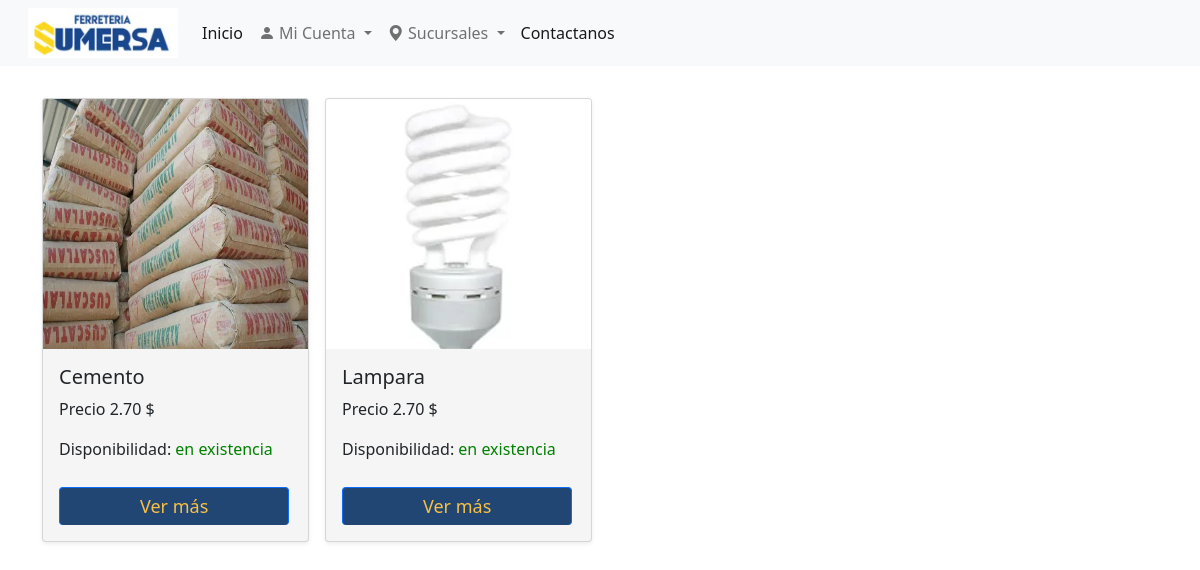
Page /?c=products&a=clientsop on the committed database.
### tables this page shows
CREATE TABLE IF NOT EXISTS `producto` (
  `ID_Producto` varchar(8) NOT NULL,
  `Descripcion` varchar(120) NOT NULL,
  `Nombrep` varchar(1000) NOT NULL,
  `Imagen` varchar(15) NOT NULL,
  `ID_Familia` varchar(8) NOT NULL,
  PRIMARY KEY (`ID_Producto`),
  KEY `ID_Familia` (`ID_Familia`)
);

CREATE TABLE IF NOT EXISTS `precio_cantidad` (
  `ID_PC` varchar(8) NOT NULL,
  `Precio_ST` float(10,2) DEFAULT NULL,
  `Precio_SS` float(10,2) DEFAULT NULL,
  `Precio_LO` float(10,2) DEFAULT NULL,
  `Precio_OP` float(10,2) DEFAULT NULL,
  `Precio_ZA` float(10,2) DEFAULT NULL,
  `Precio_SA` float(10,2) DEFAULT NULL,
  `Cantidad_ST` int(11) DEFAULT NULL,
  `Cantidad_SS` int(11) DEFAULT NULL,
  `Cantidad_LO` int(11) DEFAULT NULL,
  `Cantidad_OP` int(11) DEFAULT NULL,
  `Cantidad_ZA` int(11) DEFAULT NULL,
  `Cantidad_SA` int(11) DEFAULT NULL,
  `ID_Producto` varchar(8) NOT NULL,
  PRIMARY KEY (`ID_PC`),
  KEY `ID_Producto` (`ID_Producto`)
);

### Controllers/products.controller.php (called while the page is built, shortened)
<?php
require_once "Models/products.php";
class productscontroller{
    public function __CONSTRUCT(){
        $this->modelo=new products;
    }
    public function clientsop()
    {
        require_once "views/products/show-op-c.php";
    }
}

### index.php (called while the page is built)
<?php require_once 'Core/router.core.php';

### Models/DataBase.php (called while the page is built, shortened)
<?php
class BasedeDatos{
    public static function Conectar(){
        try{
            $conexion = new PDO
            ("mysql:host=".self::servidor.";dbname=".
            self::nombrebd.";charset=utf8",self::usuariobd,
            self::clave);
            $conexion->setAttribute(PDO::ATTR_ERRMODE,PDO::ERRMODE_EXCEPTION);
            return $conexion;
        }catch(PDOException $e){
            return "FALLO".$e->getMessage();
        }
    }
}

### Models/products.php (called while the page is built, shortened)
<?php
class products{
    private $pdo;
    public function __CONSTRUCT(){
        $this->pdo = BasedeDatos::Conectar();
    }
    public function showopall(){
        try{
            $consulta=$this->pdo->prepare("SELECT producto.ID_Producto,producto.Nombrep,producto.Descripcion,producto.Imagen,familia.Nombre,precio_cantidad.Precio_OP,precio_cantidad.Cantidad_OP FROM producto,familia,precio_cantidad WHERE producto.ID_Producto = precio_cantidad.ID_Producto AND producto.ID_Familia = familia.ID_Familia AND precio_cantidad.Precio_OP IS NOT NULL;");
            $consulta->execute();
            return $consulta->fetchAll(PDO::FETCH_OBJ);
        }catch(Exception $e){
            die($e->getMessage());
        }
    }
}

### Views/products/show-op-c.php (the view, shortened to what this page needs)
<!DOCTYPE html>
<html lang="en">
<head>
    <link href="https://cdn.jsdelivr.net/npm/bootstrap@5.0.2/dist/css/bootstrap.min.css" rel="stylesheet"
>
    <link rel="stylesheet" href="Assets/css/showc.css">
    <link rel="stylesheet" href="https://cdn.jsdelivr.net/npm/bootstrap-icons@1.8.1/font/bootstrap-icons.css">
</head>
<body>
<nav class="navbar navbar-expand-lg navbar-light bg-light">
        <div class="container-fluid">
            <img src="Assets/img/logo.PNG" alt="" width="150" height="50" class="d-inline-block align-text-top">
            <div class="collapse navbar-collapse" id="navbarNavDropdown">
                <ul class="navbar-nav">
                    <li class="nav-item">
                        <a class="nav-link active" aria-current="page" href="#">Inicio</a>
                    </li>
                    <li class="nav-item dropdown">
                        <a class="nav-link dropdown-toggle" href="#" id="navbarDropdownMenuLink" role="button"
                            data-bs-toggle="dropdown" aria-expanded="false">
                            <i class="bi bi-person-fill"></i> Mi Cuenta
                        </a>
                    </li>
                    <li class="nav-item dropdown">
                        <a class="nav-link dropdown-toggle" href="#" id="navbarDropdownMenuLink" role="button"
                            data-bs-toggle="dropdown" aria-expanded="false">
                            <i class="bi bi-geo-alt-fill"></i> Sucursales
                        </a>
                    </li>
                    <li class="nav-item">
                        <a class="nav-link active" aria-current="page" href="Views/Contacts.php">Contactanos</a>
                    </li>
                </ul>
            </div>
        </div>
    </nav>
    <div class="container">
        <div class="row row-cols-1 row-cols-sm-2 row-cols-md-4 g-3 my-3">
            <?php
                    foreach ($this->modelo->showopall() as $r)
                     {
                        $path="img/".$r->Imagen;
                        if(file_exists($path))
                        {
                            ?>
            <div class="col" id="id_<?=$r->ID_Producto?>">
                <div class="card shadow-sm">
                    <?php echo "<img src='img/$r->Imagen' width='300px' height='250px' class='card-img-top'>"?>
                    <div class="card-body">
                        <h5 class="card-title">
                            <?=$r->Nombrep?>
                        </h5>
                        <p class="card-text">Precio <?=$r->Precio_OP?> $</p>
                        <?php
                                    if(($r->Cantidad_OP)>0)
                                    {
                                        ?>
                        <p class="card-text ">Disponibilidad: <span style="color: green;"> en existencia</span></p>
                        <?php
                                    }
                                    else{
                                        ?>
                        <p class="card-text ">Disponibilidad: <span class="text-danger"> Fuera de stock</span></p>
                        <?php
                                    }
                                    ?>
                        <a href="?c=products&a=Detailsst&id=<?=$r->ID_Producto?>" class="btn btn-primary btn-block boton">Ver
                            más</a>
                    </div>
                </div>
            </div>
            <?php
                        }
                    }
                    ?>
        </div>
    </div>
</body>
</html>

### Assets/css/showc.css (style rules this page uses)
body { background-color: white; }
.card { background-color: whitesmoke; }
.boton { background-color: #214673; padding: 5px 80px; color: #F8C045; font-size: 18px; border-bottom: none; margin-top: 10px; cursor: pointer; transition: all .3s ease; }

### rows in the picture
producto: Imagen (picture), Nombrep "Cemento", precio_cantidad.Precio_OP "2.70"
producto: Imagen (picture), Nombrep "Lampara", precio_cantidad.Precio_OP "2.70"
